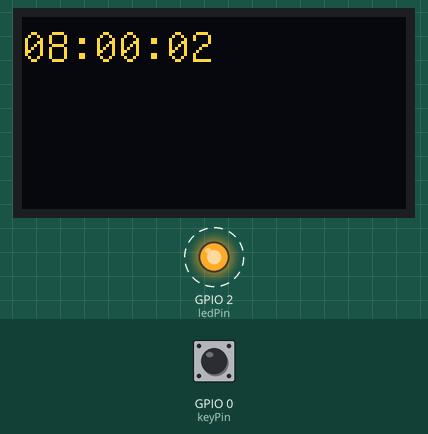
Simulated run of this sketch. Board: ESP8266 (NodeMCU). On the bench: 128×64 one-colour display, output pins drawn as LEDs (lit = HIGH). Dashed ring = blinking. Inputs (shaded band) come from the test bench; at power-on: GPIO 0 (keyPin) HIGH. The OLED is the two-colour kind (top 16 rows yellow); WiFi joins after 1.5 s; servers stay silent unless stated; the local clock reads 2024-03-15 10:24:30 at power-on unless the sketch sets it; what the sketch prints to the serial monitor is not drawn.

Above: at 2.7 s.
2.8 s: GPIO 0 (keyPin) pulled LOW for 0.15 s
At 4.3 s:
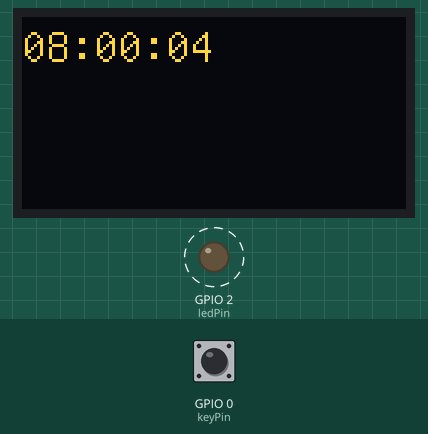
4.4 s: GPIO 0 (keyPin) pulled LOW for 1 s
At 5.3 s:
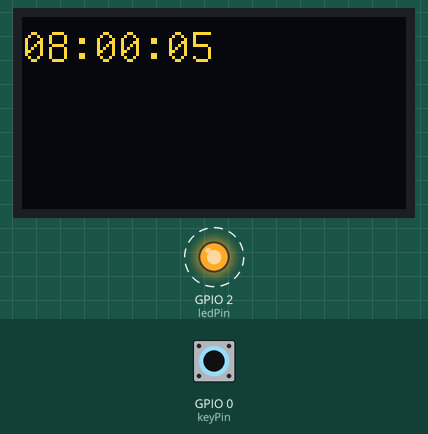
Timing chart, 0 to 12.9 s (numbered marks = the images above; inputs shaded):
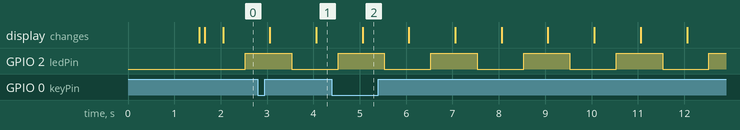

Measured:
- by itself, GPIO 2 (ledPin): alternates HIGH for 1.0 s and LOW for 1.0 s

The sketch:

mills_blink.ino
```cpp
/*********
  Rui Santos
  Complete project details at http://randomnerdtutorials.com
*********/

#include <Ticker.h>
#include <U8g2lib.h>
#include <Wire.h>

#include <NTPClient.h>
// change next line to use with another board/shield
#include <ESP8266WiFi.h>
//#include <WiFi.h> // for WiFi shield
//#include <WiFi101.h> // for WiFi 101 shield or MKR1000
#include <WiFiUdp.h>

const char *ssid     = "PHICOMM";
const char *password = "fengliang";

WiFiUDP ntpUDP;
NTPClient timeClient(ntpUDP, "ntp1.aliyun.com",60*60*8, 30*60*1000);

#define SCL 5
#define SDA 4

Ticker timer1;
Ticker oled_timer;
Ticker scan_timer;
Ticker sync_timer;

// constants won't change. Used here to set a pin number :
const int ledPin =  2;      // the number of the LED pin

// Variables will change :
int ledState = LOW;             // ledState used to set the LED

// Generally, you should use "unsigned long" for variables that hold time
// The value will quickly become too large for an int to store
unsigned long previousMillis = 0;        // will store last time LED was updated

// constants won't change :
const long interval = 1000;           // interval at which to blink (milliseconds)

U8G2_SSD1306_128X64_NONAME_F_SW_I2C u8g2(U8G2_R0, /*clock=*/SCL, /*data=*/SDA, /*reset=*/U8X8_PIN_NONE);

static bool disp_flag = false;

void timer1_cb(int led_pin)
{
  //Serial.println("led callback");
  int state = digitalRead(led_pin);  // 获取当前led引脚状态
  digitalWrite(led_pin, !state);     // 翻转LED引脚电平
}


void display_flag()
{
  disp_flag = true;
}

int count = 0;
void display()
{
    //u8g2.drawStr(0, 15, "Hello World!");
    u8g2.drawStr(0, 15, timeClient.getFormattedTime().c_str());
    //Serial.println("display>>>>>>>>>>>>>>>>>>>>>>>>>>>>>>>>>>>>>>>>>>>>>>>>>>>>>>>>>");
    Serial.println(timeClient.getFormattedTime());
    u8g2.sendBuffer();
}

typedef enum
{
  KEY_UNPRESS,
  KEY_PRESS,
  KEY_RELEASE,
} KEY_STATE;

#define keyPin 0
static uint32_t key_press_duration_count = 0;
static uint32_t key_state = KEY_UNPRESS;

void scan_key()
{
  //Serial.println("onUpdate");
  switch (key_state) {
    case KEY_UNPRESS:
      if (digitalRead(keyPin) == LOW) {
        key_state = KEY_PRESS;
      }
      break;
    case KEY_PRESS:
      if (digitalRead(keyPin) == HIGH) {
        if (key_press_duration_count == 0) {
          key_state = KEY_UNPRESS;
        } else {
          key_state = KEY_RELEASE;
        }
      } else {
        key_press_duration_count++;
      }
      break;
    case KEY_RELEASE:
      if (key_press_duration_count < 50) {
        Serial.println("short press.....");
      } else {
        Serial.println("long press.....");
      }
      key_press_duration_count = 0;
      key_state = KEY_UNPRESS;
      break;
    default:
      key_press_duration_count = 0;
      key_state = KEY_UNPRESS;
  }
}

void time_sync()
{
  if (WiFi.status() == WL_CONNECTED) {
    sync_timer.detach();
    return;
  }
  timeClient.update();
}

void setup() {
  Serial.begin(115200);
  WiFi.begin(ssid, password);

  while ( WiFi.status() != WL_CONNECTED ) {
    delay ( 500 );
    Serial.print ( "." );
  }

  timeClient.begin();
  // set the digital pin as output:
  pinMode(ledPin, OUTPUT);
  pinMode(keyPin, INPUT);
  u8g2.begin();
  u8g2.enableUTF8Print(); // enable UTF8 support for the Arduino print() function
  u8g2.setFont(u8g2_font_unifont_t_symbols);

  /* 设置周期性定时0.5s，即500ms，回调函数为timer1_cb，参数为LED引脚号，并启动定时器 */
  timer1.attach_ms(1000, timer1_cb, ledPin);
  oled_timer.attach_ms(100, display_flag);
  scan_timer.attach_ms(10, scan_key);
  sync_timer.attach(1, time_sync);
}

void loop() {

  //Serial.println(timeClient.getFormattedTime());
  //Serial.println("loop...........................................");
  /* 检测定时器是否为存活状态 */
  if(timer1.active()){
    //Serial.println("timer1 is active.");
  } else {
    //Serial.println("timer1 is not active!");
  }

  if (disp_flag) {
    //Serial.println("display loop...........................................");
    disp_flag = false;
    display();
  }
}
```
